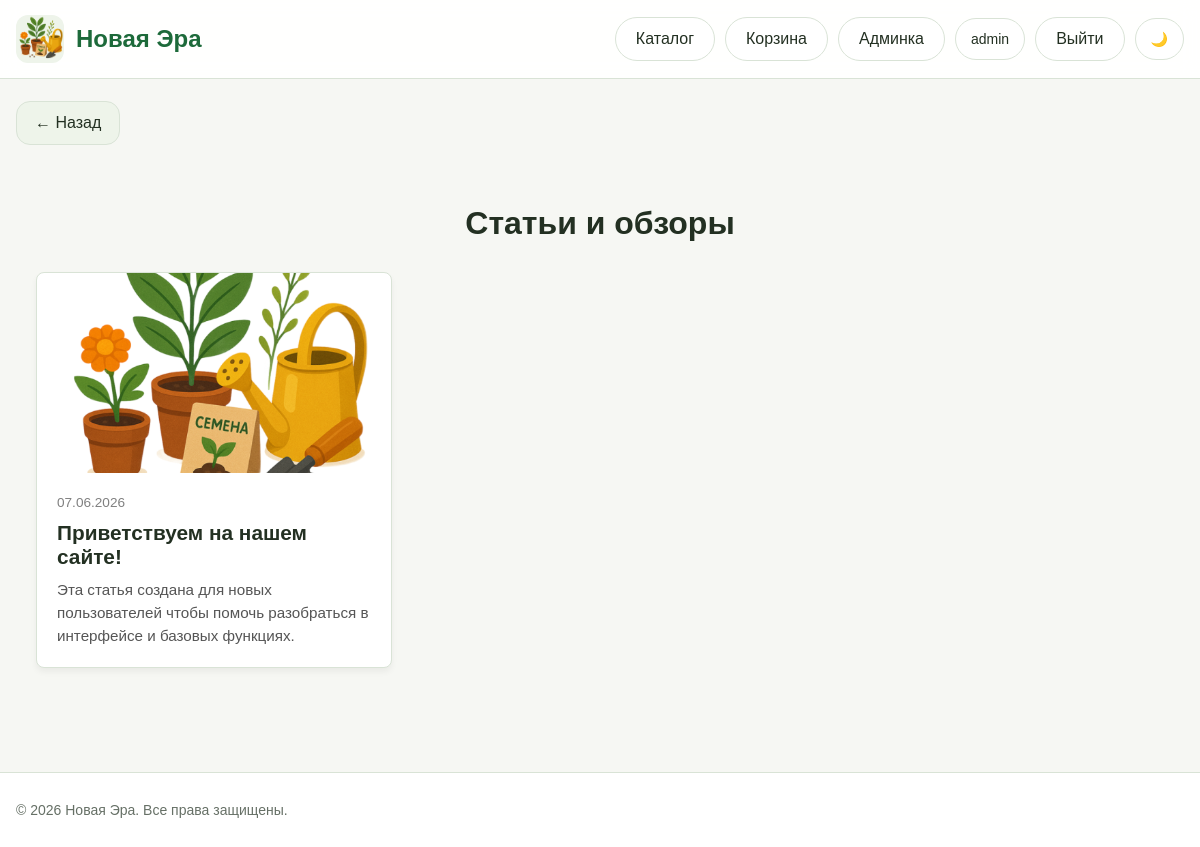
The page /blog (signed in) on the database its author committed.
### models.py (models this page shows, shortened)
class User(UserMixin, db.Model):
    __tablename__ = "users"
    id = db.Column(db.Integer, primary_key=True)
    username = db.Column(db.String(80), unique=True, nullable=False, index=True)
    email = db.Column(db.String(120), unique=True, nullable=False, index=True)
    password_hash = db.Column(db.String(255), nullable=False)
    is_admin = db.Column(db.Boolean, default=False, nullable=False)
    created_at = db.Column(db.DateTime, default=datetime.utcnow, nullable=False)
    surname = db.Column(db.String(80), nullable=True)
    name = db.Column(db.String(80), nullable=True)
    patronymic = db.Column(db.String(80), nullable=True)
    favorite_products = db.relationship(
        'Product',
        secondary=favorites,
        backref=db.backref('favorited_by', lazy='dynamic'),
        lazy='dynamic')

class Post(db.Model):
    __tablename__ = 'post'
    id = db.Column(db.Integer, primary_key=True)
    title = db.Column(db.String(200), nullable=False)
    content = db.Column(db.Text, nullable=False)
    date_posted = db.Column(db.DateTime, default=datetime.now)
    image_post = db.Column(db.String(255))
    product_id = db.Column(db.Integer, db.ForeignKey('products.id'), nullable=True)
    related_product = db.relationship('Product', backref='posts')

### routes.py (the view)
@bp.route('/blog')
def blog():
    posts = Post.query.order_by(Post.date_posted.desc()).all()
    return render_template('blog.html', posts=posts)

### routes.py (called while the page is built)
@login_manager.user_loader
def load_user(user_id: str):
    try:
        return db.session.get(User, int(user_id))
    except:
        return None

### templates/blog.html
{% extends "base.html" %}
{% block content %}
<a href="javascript:history.back()" class="back-btn">
        ← Назад
    </a>
<div class="blog-container" style="max-width: 1200px; margin: 40px auto; padding: 0 20px;">
    <h1 style="margin-bottom: 30px; text-align: center;">Статьи и обзоры</h1>
    <div class="blog-grid" style="display: grid; grid-template-columns: repeat(auto-fill, minmax(300px, 1fr)); gap: 30px;">
        {% for post in posts %}
        <a href="{{ url_for('main.post_detail', post_id=post.id) }}" class="blog-card" style="background: var(--surface); border: 1px solid var(--border); border-radius: 8px; overflow: hidden; box-shadow: 0 4px 6px rgba(0,0,0,0.05); display: flex; flex-direction: column; text-decoration: none; color: inherit; transition: transform 0.2s ease, box-shadow 0.2s ease;">
            {% if post.image_post %}
                <img src="{{ post.image_post }}" alt="{{ post.title }}" style="width: 100%; height: 200px; object-fit: cover;">
            {% else %}
                <div style="width: 100%; height: 200px; background: #e0e0e0; display: flex; align-items: center; justify-content: center; color: #555;">
                    Нет изображения
                </div>
            {% endif %}
            <div class="blog-body" style="padding: 20px; flex-grow: 1; display: flex; flex-direction: column; justify-content: space-between;">
                <div>
                    <span style="font-size: 0.85rem; color: gray;">{{ post.date_posted.strftime('%d.%m.%Y') }}</span>
                    <h3 style="margin: 10px 0; font-size: 1.3rem; color: var(--text-main);">{{ post.title }}</h3>
                    <p style="color: #555; font-size: 0.95rem; line-height: 1.5; margin: 0;">
                        {{ post.content[:120] }}{% if post.content|length > 120 %}...{% endif %}
                    </p>
                </div>
            </div>
        </a>
        {% else %}
            <p style="grid-column: 1/-1; text-align: center; color: gray; padding: 40px;">Статей пока нет.</p>
        {% endfor %}
    </div>
</div>
{% endblock %}

### templates/base.html (shortened to what this page needs)
<!DOCTYPE html>
<html lang="ru">
<head>
    <link rel="stylesheet" href="{{ url_for('static', filename='css/style.css') }}">
</head>
<body>
<header class="header">
    <div class="container header-inner">
        <div class="logo">
            <a href="{{ url_for('main.index') }}" style="display:flex;align-items:center;gap:12px;">
                <img src="{{ url_for('static', filename='images/icon.png') }}" alt="Logo" style="width:48px;height:48px;border-radius:12px;">
                <div class="logo-text">
                    <div class="title" style="color:var(--brand);">{{ brand_name }}</div>
                </div>
            </a>
        </div>
        <nav class="top-nav">
            <a href="{{ url_for('main.index') }}" class="top-link">Каталог</a>
            <a href="{{ url_for('main.basket') }}" class="top-link">Корзина</a>
            {% if current_user.is_authenticated %}
                {% if current_user.is_admin %}
                    <a href="{{ url_for('main.admin') }}" class="top-link">Админка</a>
                {% endif %}
                <a href="{{ url_for('main.profile') }}" class="profile-btn">{{ current_user.username }}</a>
                <a href="{{ url_for('main.logout') }}" class="top-link">Выйти</a>
            {% else %}
                <a href="{{ url_for('main.login') }}" class="top-link">Войти</a>
            {% endif %}
            <button id="themeToggle" class="theme-toggle" type="button">🌙</button>
        </nav>
    </div>
</header>
<main class="main-content container">
    {% block content %}{% endblock %}
</main>
<footer class="footer">
    <div class="container footer-inner">
        <p>© 2026 {{ brand_name }}. Все права защищены.</p>
    </div>
</footer>
</body>
</html>

### static/css/style.css (style rules this page uses)
:root { --bg: #f6f7f3; --surface: #ffffff; --surface-soft: #eef4ea; --text: #233022; --muted: #667066; --brand: #1d6a3a; --brand-dark: #14552d; --border: #d9e3d6; --shadow: 0 12px 30px rgba(16, 48, 26, 0.08); --error: #b33a3a; --warning: #b46f0b; --success: #2a7d46; }
*, *::before, *::after { box-sizing: border-box; }
html { scroll-behavior: smooth; }
body { margin: 0; font-family: Arial, Helvetica, sans-serif; background: var(--bg); color: var(--text); }
a { color: inherit; text-decoration: none; }
img { max-width: 100%; display: block; }
button, input, select, textarea { font: inherit; }
.container { width: min(1180px, calc(100% - 32px)); margin: 0 auto; }
.main-content { padding: 22px 0 40px; }
.header { position: sticky; top: 0; z-index: 20; background: color-mix(in srgb, var(--surface) 92%, transparent); backdrop-filter: blur(10px); border-bottom: 1px solid var(--border); }
.header-inner { min-height: 78px; display: flex; align-items: center; justify-content: space-between; gap: 20px; }
.logo { display: flex; align-items: center; gap: 12px; min-width: 0; }
.logo img { width: 52px; height: 52px; border-radius: 16px; object-fit: cover; background: var(--surface-soft); }
.logo-text { min-width: 0; }
.title { font-size: 24px; font-weight: 800; line-height: 1.1; }
.top-nav { display: flex; align-items: center; gap: 10px; flex-wrap: wrap; justify-content: flex-end; }
.top-link { background: var(--surface); color: var(--text); border: 1px solid var(--border); padding: 12px 20px; border-radius: 999px; text-decoration: none; display: inline-flex; align-items: center; font-weight: 500; transition: all 0.2s ease; }
.back-btn { margin-bottom: 20px; display: inline-block; }
.footer { border-top: 1px solid var(--border); background: var(--surface); margin-top: 24px; }
.footer-inner { min-height: 74px; display: flex; align-items: center; color: var(--muted); font-size: 14px; }
.save-btn, .buy-btn, .back-btn { border: 0; border-radius: 14px; padding: 12px 18px; cursor: pointer; transition: .2s ease; }
.back-btn { background: var(--surface-soft); color: var(--text); border: 1px solid var(--border); }
.theme-toggle, .profile-btn { border: 1px solid var(--border); background: var(--surface); color: var(--text); border-radius: 999px; padding: 11px 15px; min-height: 42px; display: inline-flex; align-items: center; justify-content: center; cursor: pointer; font-size: 14px; transition: all 0.2s ease; }

### rows shown on the page
User: username "admin"
Post: image_post (picture), date_posted "07.06.2026", title "Приветствуем на нашем сайте!", content "Эта статья создана для новых пользователей чтобы помочь разобраться в интерфейсе и базовых функциях."

### other values the page prints
{{ brand_name }} "Новая Эра"
